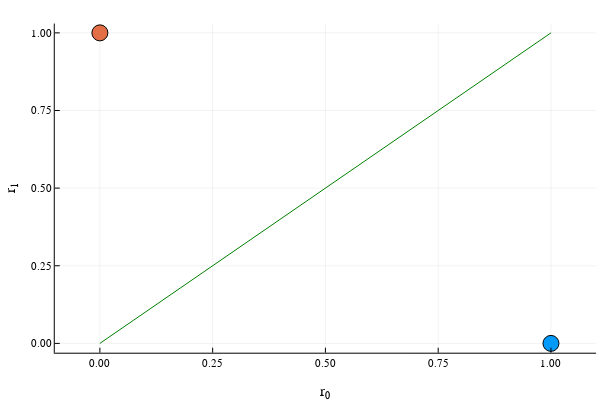

This figure's notebook cell:
### Markdown cell above
### 5. เขียนโปรแกรมด้วยจูเลียเพื่อแสดงเวกเตอร์สองค่าที่ขาออกของชุดตัวสหสัมพันธ์เมื่อส่งรูปคลื่นสัญญาณ s0(t) และ s1(t) สมมติช่องสัญญาณไม่เจือปนสัญญาณรบกวน ด้วยคําสั่งต่อไปนี้ ตามด้วย shift+enter

### Code cell
# define r(t)*s0(t)
# and r(t)*s1(t)
function mult_rs0(t)
    return r(t)*s0(t)
end;

function mult_rs1(t)
    return r(t)*s1(t)
end;

# vector represenation of s0(t)*s0(t)
# quadgk(args) is numerical integral function
using QuadGK
Tb=1
r(t)=s0(t) # transmit s0(t)
r0=quadgk(mult_rs0, 0, Tb)[1]
r1=quadgk(mult_rs1, 0, Tb)[1]
plot((r0,r1),markershape=:circle,markersize=8,legend=:none,xlim=(-0.1,1.1))
r(t)=s1(t) # transmit s1(t)
r0=quadgk(mult_rs0, 0, Tb)[1]
r1=quadgk(mult_rs1, 0, Tb)[1]
plot!((r0,r1),markershape=:circle,markersize=8,legend=:none,xlim=(-0.1,1.1));
plot!(xlabel="r₀",ylabel="r₁")
x_bound = range(0,stop=1,length=100)
y_bound = x_bound
plot!(y_bound,x_bound,color=:green)

### Figure 1 — Plotly figure (JSON) as saved in the notebook; plotly's stock layout.template omitted (floating-point values rounded to 4 significant figures)
{"data": [{"colorbar": {"len": 0.9143, "title": "", "x": 0.9934, "y": 0.533}, "legendgroup": "y1", "line": {"color": "rgba(0, 154, 250, 1.000)", "dash": "solid", "shape": "linear", "width": 1}, "marker": {"color": "rgba(0, 154, 250, 1.000)", "line": {"color": "rgba(0, 0, 0, 1.000)", "width": 1}, "size": 16, "symbol": "circle"}, "mode": "lines+markers", "name": "y1", "showlegend": true, "type": "scatter", "x": [1], "xaxis": "x", "y": [0], "yaxis": "y"}, {"colorbar": {"len": 0.9143, "title": "", "x": 0.9934, "y": 0.533}, "legendgroup": "y2", "line": {"color": "rgba(227, 111, 71, 1.000)", "dash": "solid", "shape": "linear", "width": 1}, "marker": {"color": "rgba(227, 111, 71, 1.000)", "line": {"color": "rgba(0, 0, 0, 1.000)", "width": 1}, "size": 16, "symbol": "circle"}, "mode": "lines+markers", "name": "y2", "showlegend": true, "type": "scatter", "x": [0], "xaxis": "x", "y": [1], "yaxis": "y"}, {"colorbar": {"len": 0.9143, "title": "", "x": 0.9934, "y": 0.533}, "legendgroup": "y3", "line": {"color": "rgba(0, 128, 0, 1.000)", "dash": "solid", "shape": "linear", "width": 1}, "mode": "lines", "name": "y3", "showlegend": true, "type": "scatter", "x": [0, 0.0101, 0.0202, 0.0303, 0.0404, 0.05051, 0.06061, 0.07071, 0.08081, 0.09091, 0.101, 0.1111, 0.1212, 0.1313, 0.1414, 0.1515, 0.1616, 0.1717, 0.1818, 0.1919, 0.202, 0.2121, 0.2222, 0.2323, 0.2424, 0.2525, 0.2626, 0.2727, 0.2828, 0.2929, 0.303, 0.3131, 0.3232, 0.3333, 0.3434, 0.3535, 0.3636, 0.3737, 0.3838, 0.3939, 0.404, 0.4141, 0.4242, 0.4343, 0.4444, 0.4545, 0.4646, 0.4747, 0.4848, 0.4949, 0.5051, 0.5152, 0.5253, 0.5354, 0.5455, 0.5556, 0.5657, 0.5758, 0.5859, 0.596, 0.6061, 0.6162, 0.6263, 0.6364, 0.6465, 0.6566, 0.6667, 0.6768, 0.6869, 0.697, 0.7071, 0.7172, 0.7273, 0.7374, 0.7475, 0.7576, 0.7677, 0.7778, 0.7879, 0.798, 0.8081, 0.8182, 0.8283, 0.8384, 0.8485, 0.8586, 0.8687, 0.8788, 0.8889, 0.899, 0.9091, 0.9192, 0.9293, 0.9394, 0.9495, 0.9596, 0.9697, 0.9798, 0.9899, 1], "xaxis": "x", "y": [0, 0.0101, 0.0202, 0.0303, 0.0404, 0.05051, 0.06061, 0.07071, 0.08081, 0.09091, 0.101, 0.1111, 0.1212, 0.1313, 0.1414, 0.1515, 0.1616, 0.1717, 0.1818, 0.1919, 0.202, 0.2121, 0.2222, 0.2323, 0.2424, 0.2525, 0.2626, 0.2727, 0.2828, 0.2929, 0.303, 0.3131, 0.3232, 0.3333, 0.3434, 0.3535, 0.3636, 0.3737, 0.3838, 0.3939, 0.404, 0.4141, 0.4242, 0.4343, 0.4444, 0.4545, 0.4646, 0.4747, 0.4848, 0.4949, 0.5051, 0.5152, 0.5253, 0.5354, 0.5455, 0.5556, 0.5657, 0.5758, 0.5859, 0.596, 0.6061, 0.6162, 0.6263, 0.6364, 0.6465, 0.6566, 0.6667, 0.6768, 0.6869, 0.697, 0.7071, 0.7172, 0.7273, 0.7374, 0.7475, 0.7576, 0.7677, 0.7778, 0.7879, 0.798, 0.8081, 0.8182, 0.8283, 0.8384, 0.8485, 0.8586, 0.8687, 0.8788, 0.8889, 0.899, 0.9091, 0.9192, 0.9293, 0.9394, 0.9495, 0.9596, 0.9697, 0.9798, 0.9899, 1], "yaxis": "y"}], "layout": {"annotations": [], "height": 400, "margin": {"b": 20, "l": 0, "r": 0, "t": 20}, "paper_bgcolor": "rgba(255, 255, 255, 1.000)", "plot_bgcolor": "rgba(255, 255, 255, 1.000)", "showlegend": false, "width": 600, "xaxis": {"anchor": "y", "domain": [0.09128, 0.9934], "gridcolor": "rgba(0, 0, 0, 0.100)", "gridwidth": 0.5, "linecolor": "rgba(0, 0, 0, 1.000)", "mirror": false, "range": [-0.1, 1.1], "showgrid": true, "showline": true, "showticklabels": true, "tickangle": 0, "tickcolor": "rgb(0, 0, 0)", "tickfont": {"color": "rgba(0, 0, 0, 1.000)", "family": "sans-serif", "size": 11}, "tickmode": "array", "ticks": "inside", "ticktext": ["0.00", "0.25", "0.50", "0.75", "1.00"], "tickvals": [0, 0.25, 0.5, 0.75, 1], "title": "r₀", "titlefont": {"color": "rgba(0, 0, 0, 1.000)", "family": "sans-serif", "size": 15}, "type": "-", "visible": true, "zeroline": false, "zerolinecolor": "rgba(0, 0, 0, 1.000)"}, "yaxis": {"anchor": "x", "domain": [0.07581, 0.9902], "gridcolor": "rgba(0, 0, 0, 0.100)", "gridwidth": 0.5, "linecolor": "rgba(0, 0, 0, 1.000)", "mirror": false, "range": [-0.03, 1.03], "showgrid": true, "showline": true, "showticklabels": true, "tickangle": 0, "tickcolor": "rgb(0, 0, 0)", "tickfont": {"color": "rgba(0, 0, 0, 1.000)", "family": "sans-serif", "size": 11}, "tickmode": "array", "ticks": "inside", "ticktext": ["0.00", "0.25", "0.50", "0.75", "1.00"], "tickvals": [0, 0.25, 0.5, 0.75, 1], "title": "r₁", "titlefont": {"color": "rgba(0, 0, 0, 1.000)", "family": "sans-serif", "size": 15}, "type": "-", "visible": true, "zeroline": false, "zerolinecolor": "rgba(0, 0, 0, 1.000)"}}}
